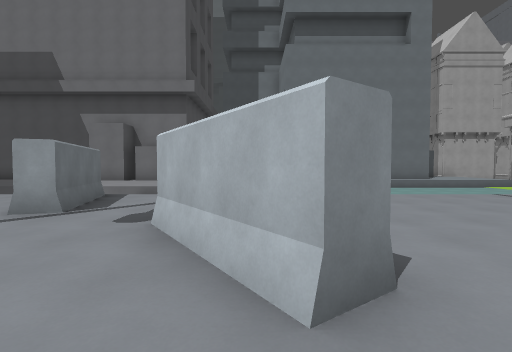
[1] (above)

21 first-person views from a walk through a level from a Godot 3-D game. The camera is 1.5 m above the floor, tilts 2° down and sees 85° across. The floor is counted in squares, 2 m on a side. Each view is taken from the middle of a square. On the plan, view 1 faces up. The plan holds only what a view shows up to about 10 squares ahead; the rest is blank. The place goes on beyond the plan. Surface patterns are stand-ins for the level's own textures.

[2]
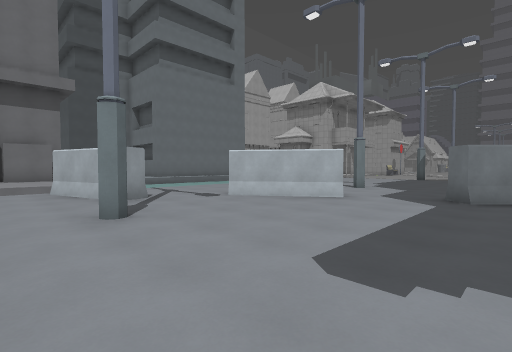

[3]
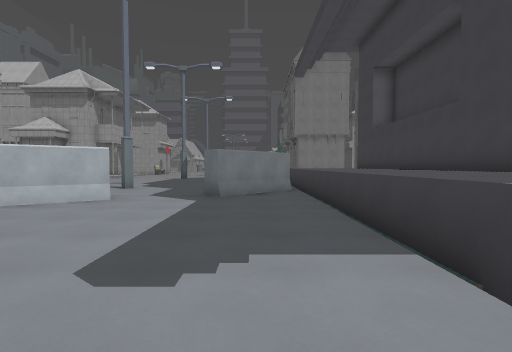

[4]
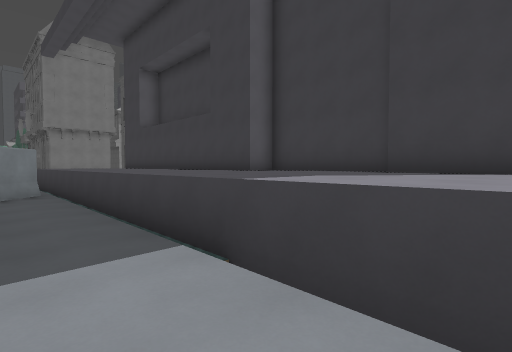

[5]
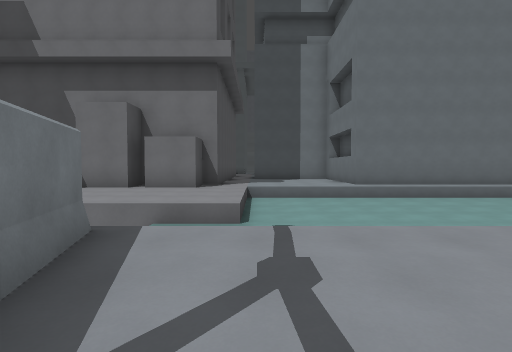

[6]
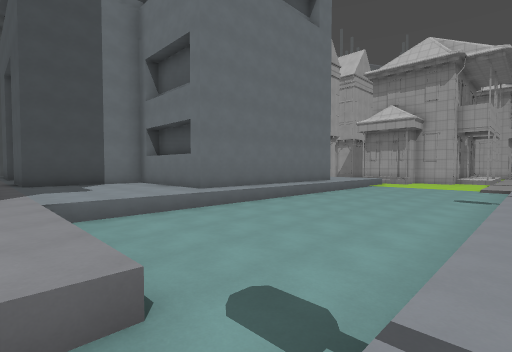

[7]
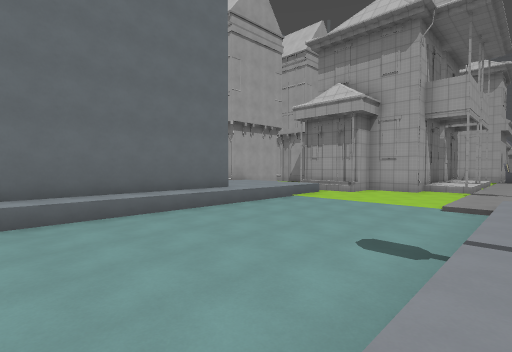

[8]
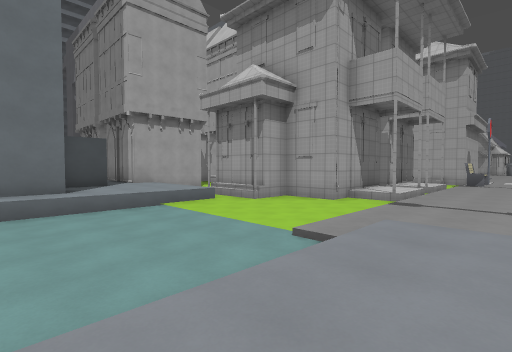

[9]
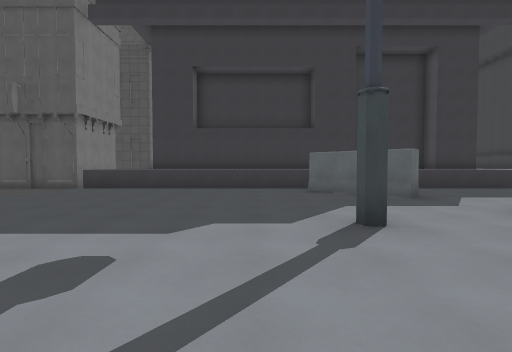

[10]
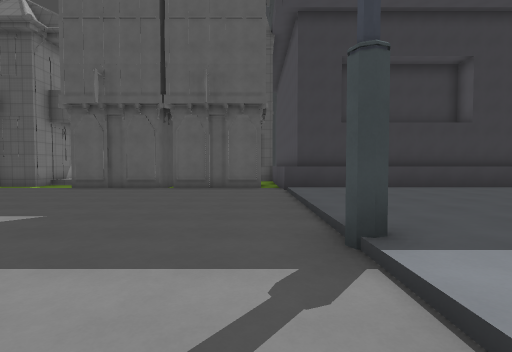

[11]
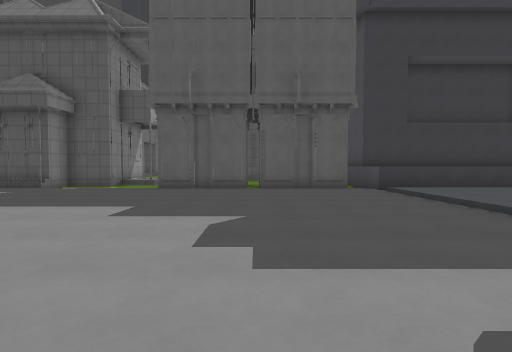

[12]
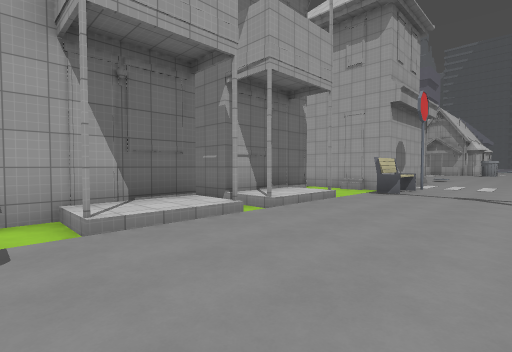

[13]
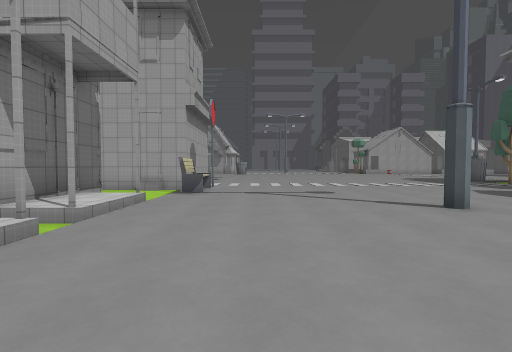

[14]
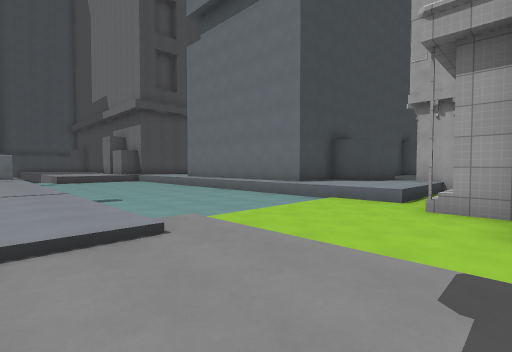

[15]
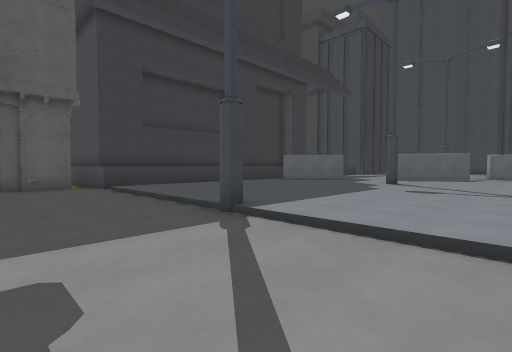

[16]
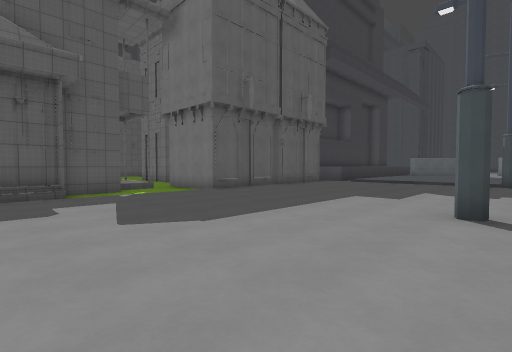

[17]
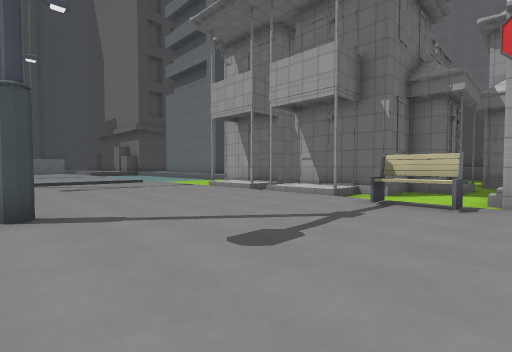

[18]
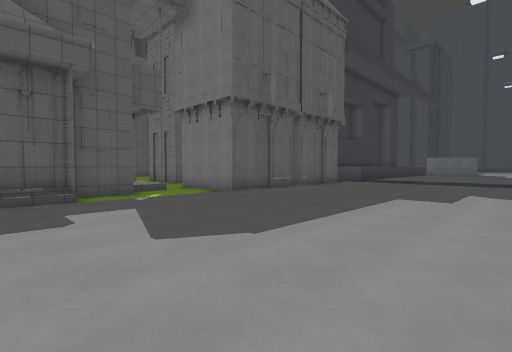

[19]
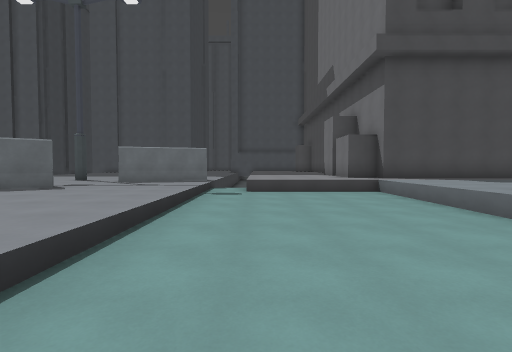

[20]
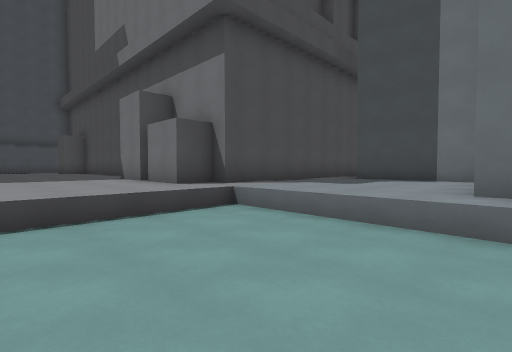

[21]
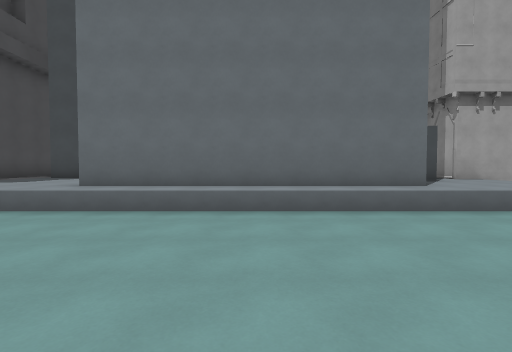

### Floor plan
Key: @ floor where view 1 was taken; # wall or solid block; . main floor; - floor 0.25 m lower than the main floor; _ floor 0.5 m lower than the main floor; / step, stairs or slope; ^ raised ledge; B bench; S sign.
Columns run from 6 left of view 1 to 24 right of it. Each row starts with its distance up from view 1.
 18    ^####         ^
 17    ^^^^^         ^##
 16    ^^^^^       ##^^
 15    ^^^^^#     #^^^^         ##
 14    ^^^^^#######^^^^#        #_
 13 ###^^^^^^^^^^^^^^^^#        #_
 12 ^^^^_______________##      ##_
 11 ^^^^________________#   #  #__#
 10 ^^^^________________########__#
  9 ^^^^_________________..##..___#
  8    _____________//----------BBS
  7 ..#............../-------------
  6 ..#............../-------------
  5 ..#............../-------------
  4 .....#.........../-------------
  3 .....##........../-------------
  2 .#....#...#......#-------#-----
  1 ................./-------------
  0 ......@........../-------------
 -1 .......##......../-------------
 -2 ........##......./-------------
 -3 .........#......./-------------
 -4 ^^^^^^^^^^^^^^^^^^-------------
 -5 ^^^^^^^^ ^^      ^#######____##
 -6 ^^^^^^^^^^              #__###
 -7 ^^^^^^^^^^              #_.
 -8 ^#^^^ ^###
 -9    ####

Where each view was taken, in squares from view 1:
view 1: 0 up, 0 right, facing up
view 2: 2 down, 6 left, facing up-right
view 3: 2 down, 6 left, facing right
view 4: 2 down, 6 left, facing down-right
view 5: 4 up, 2 left, facing up
view 6: 7 up, 3 left, facing up-right
view 7: 7 up, 3 right, facing up-right
view 8: 6 up, 7 right, facing up-right
view 9: 6 up, 5 right, facing down
view 10: 5 up, 12 right, facing down
view 11: 5 up, 15 right, facing down
view 12: 5 up, 14 right, facing up-right
view 13: 6 up, 14 right, facing right
view 14: 6 up, 14 right, facing up-left
view 15: 6 up, 14 right, facing down-left
view 16: 3 up, 24 right, facing down-left
view 17: 2 up, 24 right, facing up-left
view 18: 2 up, 24 right, facing down-left
view 19: 9 up, 6 right, facing left
view 20: 9 up, 2 right, facing up-left
view 21: 8 up, 5 right, facing up
